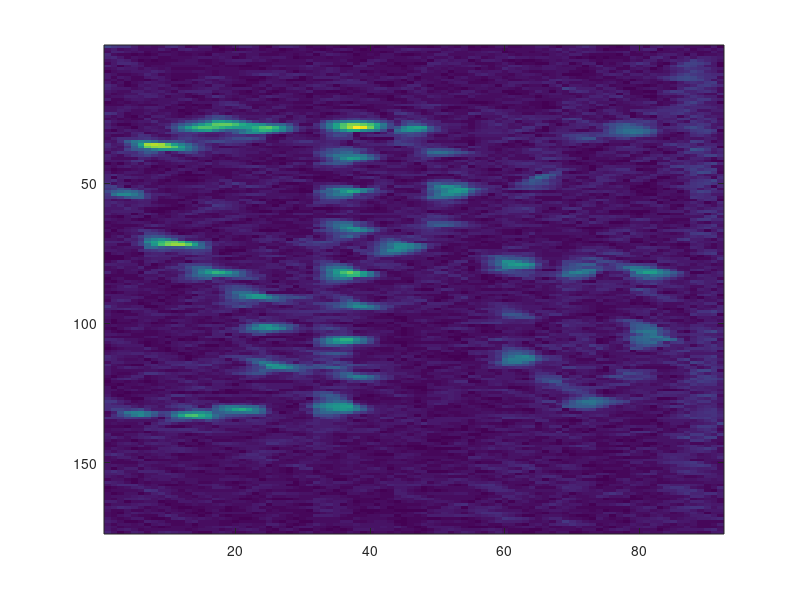
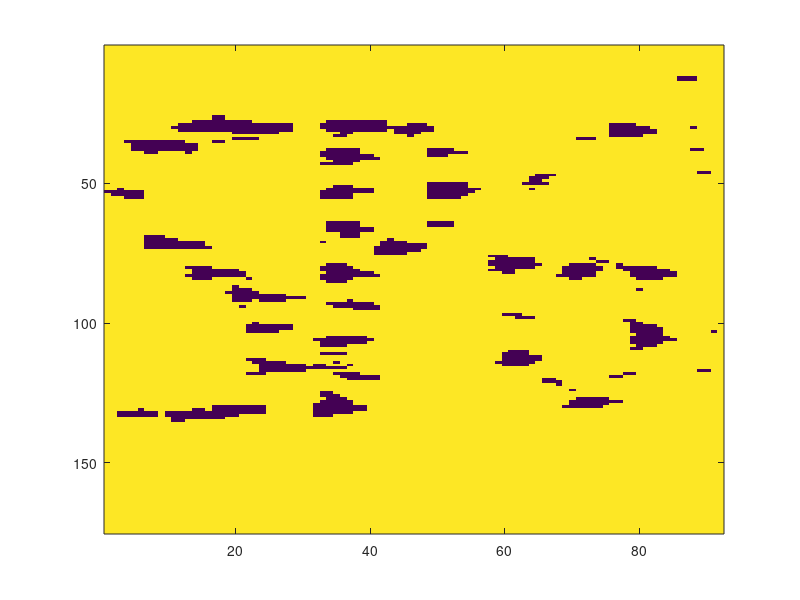

Reproduce these figures in MATLAB, in order.
%%%%%%%%%%%%%%%%%%%%%%%%%%%%%%%%%%%%%%%%%%%%%%%%%%%%%%%%%%%%%%%%%%%%%%%%%%%%%%%%%%%%%%
%
% Advanced Digital Signal Processing:
% Imaging and Image Processing 
%
% Exercise 6: Problem 1
%
% k-means
%
% Group 10 
% author(s): Harsha, Dinesh, Beenish
% 

load ('data.mat');
figure;
imagesc(Y);
N= numel(Y(:));
F=Y(:);
C1=quantile(F,.3);
C2=quantile(F,.6);
for i=1:10
	d1 = pdist2(F,C1);
	d2 = pdist2(F,C2);
	r_nk=zeros(N,2);
	r_nk((d2<d1),2)=1;
	r_nk((d2>d1),1)=1;
	C1=sum((r_nk(:,1).*F))/sum(r_nk(:,1));
	C2=sum((r_nk(:,2).*F))/sum(r_nk(:,2));
end
xest = reshape(r_nk(:,1), size(Y));

figure;
imagesc(xest);


